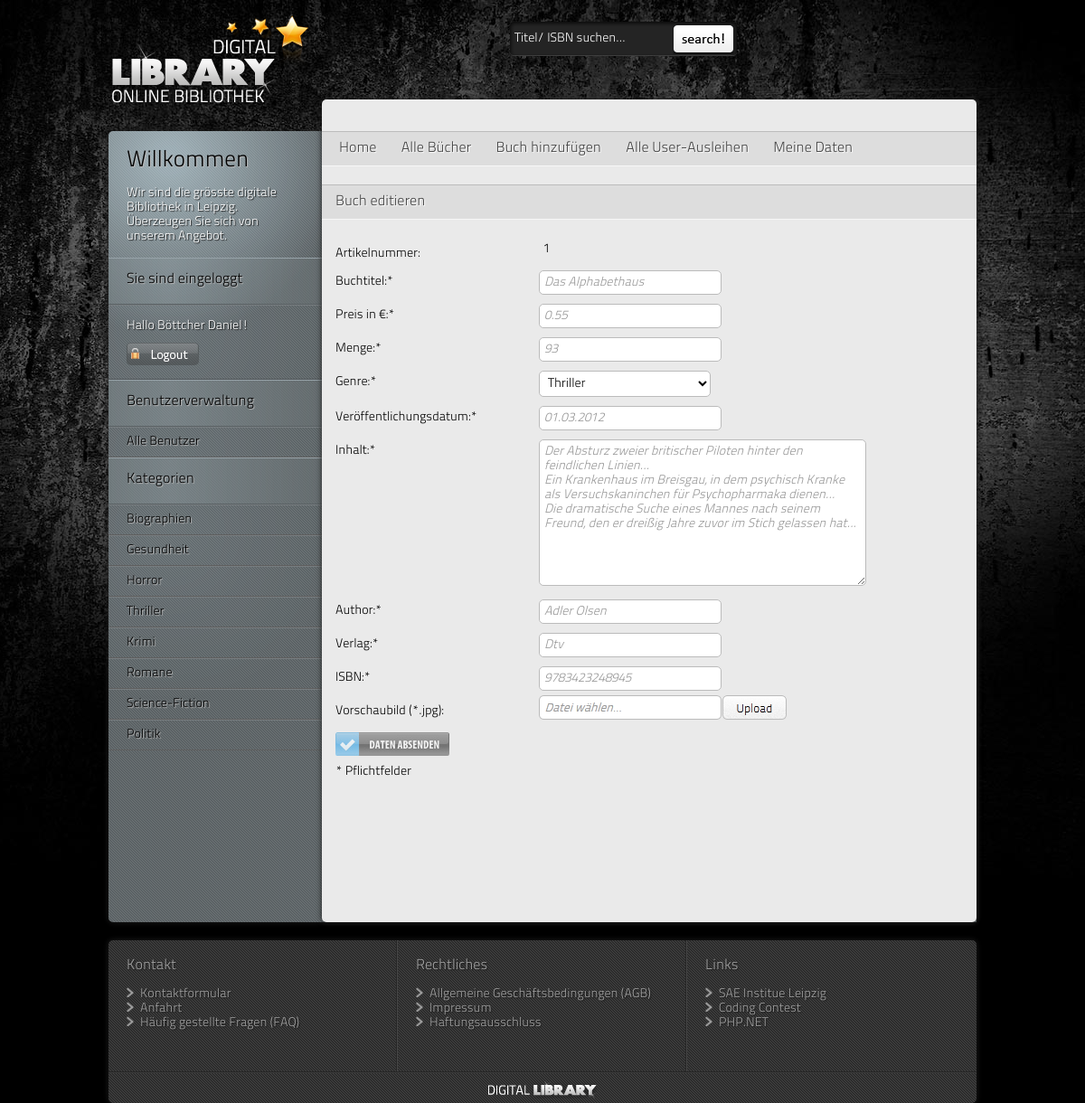
The page /index.php?page=editBook&articleId=1 (signed in) on the database its author committed.
### tables this page shows
CREATE TABLE IF NOT EXISTS `dl_books` (
  `b_id` int(10) unsigned NOT NULL AUTO_INCREMENT,
  `b_articlenumber` int(4) NOT NULL,
  `b_name` varchar(300) NOT NULL,
  `b_price` decimal(6,2) unsigned NOT NULL,
  `b_quantity` int(10) NOT NULL,
  `b_genre` varchar(20) DEFAULT NULL,
  `b_totalrent` int(11) NOT NULL DEFAULT '0',
  `b_releasedate` date DEFAULT NULL,
  `b_content` text,
  `b_author` varchar(1000) NOT NULL,
  `b_publisher` varchar(16) NOT NULL,
  `b_isbn` varchar(13) NOT NULL,
  PRIMARY KEY (`b_id`),
  UNIQUE KEY `a_artikelnr` (`b_articlenumber`)
);

### inc/database/class_database.inc.php (called while the page is built)
<?php
class Database
  {
    private static $db;
	static public function getInstance() {
		if(!self::$db) {
			self::$db = new PDO(
				'mysql:host='.DB_HOST.';dbname='.DB_DATABASE.';port='.DB_PORT,
				DB_USER,
				DB_PASSWORD,
				array(
					PDO::ATTR_PERSISTENT => true,
					PDO::ATTR_ERRMODE => PDO::ERRMODE_WARNING,
					PDO::ATTR_DEFAULT_FETCH_MODE => PDO::FETCH_ASSOC
				)
			);
		self::$db->query('SET NAMES utf8');
		}
		return self::$db;
	}
}
?>

### inc/display/class_display_form.inc.php (the view, shortened to what this page needs)
<?php
class Display_Form
{
	private static $arrGenre = array('Biographien', 'Gesundheit', 'Horror', 'Thriller',	'Krimi', 'Romane', 'Science-Fiction', 'Politik');
	public static function loginFormLeft($userId) {
		if($userId == offline) {
			$contentWeb = '
			<div class="heading"><h2>Login Formular</h2></div>
			<div class="leftContent">
				<div id="loginform">
					<form  id="login" method="post" action="' . BASE_URL . '" accept-charset="utf-8" onsubmit="return showWait();">
						<fieldset>
							<label for="Username">Username:</label>
							<input type="text" id="Username" name="nickname" value="Username..." title=" Username eingeben " onfocus="activate(this,\'Username...\')" onblur="leave(this,\'Username...\')" class="vorbelegung"/>
							<label for="Password">Password:</label>
							<input type="password" name="password" id="Password" title=" Suchbegriff hier eingeben " class="vorbelegung"/>
							<input type= "submit" name="login" value=" " class="login" />
						</fieldset>
					</form>
				</div>
				<ul>
					<li><a class="login" href="' . BASE_URL . '?page=resetPassword">Passwort vergessen</a></li>
					<li><a class="login" href="' . BASE_URL . '?page=register">Neu anmelden</a></li>
				</ul>
			</div>
			';
		}
		else {
			$contentWeb = '
			<div class="heading"><h2>Sie sind eingeloggt</h2></div>
			<div class="leftContent">
				<div id="loginform">
					<p>Hallo ' . $_SESSION['firstname'] . ' ' . $_SESSION['name'] . '!</p>
					<div class="logout"><a href="' . BASE_URL . '?page=start&amp;action=logout"><img src="images/logout_btn.png" alt="logout" /></a></div>
				</div>
			</div>
			';
		}
		return $contentWeb;
	}
	public static function changeDataBookDisplay($articleId) {
		try{
			$sql = "SELECT b_articlenumber, b_name, b_price, b_quantity, b_genre, b_releasedate, b_content, b_author , b_publisher, b_isbn
					FROM dl_books
					WHERE b_articlenumber = :articleId";
			$result = Database::getInstance()->prepare($sql);
			$result->bindParam(':articleId', $articleId, PDO::PARAM_INT);
			$result->execute();
			$tmp = $result->fetchAll(PDO::FETCH_ASSOC);
			foreach ($tmp as $row) {
				$book_name = $row['b_name'];
				$book_price = $row['b_price'];
				$book_quantity = $row['b_quantity'];
				$book_releasedate = $row['b_releasedate'];
				$book_releasedate = functions::date_mysql2german($book_releasedate);
				$book_content = $row['b_content'];
				$book_author = $row['b_author'];
				$book_publisher = $row['b_publisher'];
				$book_genre = $row['b_genre'];
				$book_isbn = $row['b_isbn'];
			}
		}
		catch (PDOException $e) {
			echo $e->getMessage();
		}
		$contentWeb = '
		<form id="form" method="post" action="' . BASE_URL . '?page=editBook&amp;action=editBook&amp;articleId=' . $articleId . '" accept-charset="utf-8" enctype="multipart/form-data" onsubmit="return showWait();">
			<fieldset>
				<label class="left">
					Artikelnummer:
				</label>
				<div class="right">
					<p>' . $articleId . '</p>
				</div>
				<div class="clear"></div>
					<input type="hidden" name="book_articlenumber" value="' . $articleId . '" />
				<label for="book_name" class="left">
					Buchtitel:*
				</label>
				<div class="right">
					<input type="text" id="book_name" name="book_name" value="' . $book_name . '" onblur="leave(this,\'Buchtitel...\')" class="vorbelegung"/>
				</div>
				<div class="clear"></div>
				<label for="book_price" class="left">
					Preis in €:*
				</label>
				<div class="right">
					<input id="book_price" name="book_price" type="text" value="' . $book_price . '" onblur="leave(this,\'Preis in €...\')" class="vorbelegung"/>
				</div>
				<div class="clear"></div>
				<label for="book_quantity" class="left">
					Menge:*
				</label>
				<div class="right">
					<input id="book_quantity" name="book_quantity" type="text" value="' . $book_quantity . '" onblur="leave(this,\'Menge...\')" class="vorbelegung"/>
				</div>
				<div class="clear"></div>
				<label for="book_genre" class="left">
					Genre:*
				</label>
				<div class="right">
					<select size="1" id="book_genre" name="book_genre">';
						foreach(self::$arrGenre as $k){
							$contentWeb.= '<option value="' . $k . ' "';
							if($book_genre == $k){
								$contentWeb.= ' selected="selected"';
							}
							$contentWeb.= '>' . $k . '</option>';
						}
						$contentWeb.= '
					</select>
				</div>
				<div class="clear"></div>
				<label for="book_releasedate" class="left">
					Veröffentlichungsdatum:*
				</label>
				<div class="right">
					<input id="book_releasedate" name="book_releasedate" type="text" value="' . $book_releasedate . '" onblur="leave(this,\'Veröfftl.datum... dd.mm.YYYY\')" class="vorbelegung"/>
				</div>
				<div class="clear"></div>
				<label for="book_content" class="left">
					Inhalt:*
				</label>
				<div class="right">
					<textarea id="book_content" name="book_content" cols="5" rows="3" onblur="leave(this,\'Inhalt...\')" class="vorbelegung">' . $book_content  . '</textarea>
				</div>
				<div class="clear"></div>
				<label for="book_author" class="left">
					Author:*
				</label>
				<div class="right">
					<input id="book_author" name="book_author" type="text" value="' . $book_author . '" onblur="leave(this,\'Author...\')" class="vorbelegung"/>
				</div>
				<label for="book_publisher" class="left">
					Verlag:*
				</label>
				<div class="right">
					<input id="book_publisher" name="book_publisher" type="text" value="' . $book_publisher. '" onfocus="activate(this,\'Verlag...\')" onblur="leave(this,\'Verlag...\')" class="vorbelegung"/>
				</div>
				<div class="clear"></div>
				<label for="book_isbn" class="left">
					ISBN:*
				</label>
				<div class="right">
					<input id="book_isbn" name="book_isbn" type="text" value="' . $book_isbn . '" onfocus="activate(this,\'ISBN 13...\')" onblur="leave(this,\'ISBN 13...\')" class="vorbelegung"/>
				</div>
				<div class="clear"></div>
				<label for="upload" class="left">
					Vorschaubild (*.jpg):
				</label>
				<div class="file_input_div">
					<img src="images/upload.png" alt="upload_pic" />
					<input type="file" id="upload" name="upload" class="file_input_hidden" />
				</div>
				<div class="clear"></div>
				<input name="editBook" type="submit" class="register" value=" "/>
			</fieldset>
		</form>
		<p>* Pflichtfelder</p>';
		return $contentWeb;
	}
}
?>

### css/style.css (style rules this page uses)
* { margin: 0; padding: 0; border: 0; font-family: Titillium, Arial, sans-serif; font-size: 14px; outline: none; text-decoration: none; font-weight: lighter; }
a { color: #444444; text-shadow: 1px 1px 1px #ffffff; }
h2 { font-size: 16px; text-shadow: 1px 1px 1px #ffffff; padding: 5px; color: #444444; }
body { background: #000000 url(../images/site_bg.jpg) top center no-repeat; }
.left { float: left; }
.right { float: right; }
#mainColumn .vorbelegung { font-style: italic; color: #989898; }
#header p, a { color: #fff; text-shadow: 1px 1px 1px #1f1f1f; }
#leftColumn2 p, #leftColumn2 a, #leftColumn2 label { color: #fff; text-shadow: 1px 1px 1px #1f1f1f; }
#leftColumn h1, #leftColumn h2 { color: #000; text-shadow: 1px 1px 1px #bcbbbb; }
#leftColumn .heading { height: 40px; background: url(../images/leftColumnHeading.png) repeat-y; border-top: 1px solid #97a3a9; border-bottom: 1px solid #5a6164; padding-left: 15px; padding-top: 10px; margin: 0 -20px; }
#leftColumn .leftContent { background: url(../images/leftColumnGradient2.png) no-repeat top left; border-bottom: 1px solid #515659; border-top: 1px solid #777d80; margin: 0 -20px; padding: 15px 20px; }
#loginform { width: 196px; }
#loginform .logout { width: 80px; height: 25px; margin-top: 10px; border-radius: 5px; }
#mainColumn p, #mainColumn label { color: #000; text-shadow: none; font-size: 14px; padding: 5px; }
#footer a, p { color: #a1a1a1; font-size: 14px; text-shadow: 1px 1px 1px #1f1f1f; }
#form { width: 600px; }
#form input, select, #form textarea { background: #fff; border: 1px solid #bbbbbb; width: 190px; margin: 5px 0 5px 0; padding: 5px; border-radius: 5px; }
#form input { height: 15px; }
#form textarea { font-size: 14px; height: 150px; width: 350px; }
#form .register { background: #fff url(../images/btn_send_data.png) no-repeat; width: 126px; height: 26px; padding: 0; margin-top: 10px; margin-left: 5px; border: none; border-radius: 0; cursor: pointer; opacity: 0.5; }
#form .left { width: 220px; float: left; margin-top: 5px; }
#form .right { width: 250px; float: left; }
#form .file_input_div { position: relative; width: 274px; height: 27px; overflow: hidden; float: left; }

### rows shown on the page
dl_books: book_name "Das Alphabethaus", book_price "0.55", book_quantity "93", book_releasedate "01.03.2012", book_content "Der Absturz zweier britischer Piloten hinter den feindlichen Linien... Ein Krankenhaus im Breisgau, in dem psychisch Kranke als Versuchskaninchen für Psychopharmaka dienen... Die dramatische Suche eines Mannes nach seinem Freund, den er dreißig Jahre zuvor im Stich gelassen hat...", book_author "Adler Olsen", book_publisher "Dtv", book_isbn "9783423248945"

### other values the page prints
$_SESSION['firstname'] "Böttcher"
$_SESSION['name'] "Daniel"
$v "Alle Benutzer"
$v "Biographien"
$v "Gesundheit"
$v "Horror"
$v "Thriller"
$v "Krimi"
$v "Romane"
$v "Science-Fiction"
$v "Politik"
$v "Home"
$v "Alle Bücher"
$v "Buch hinzufügen"
$v "Alle User-Ausleihen"
